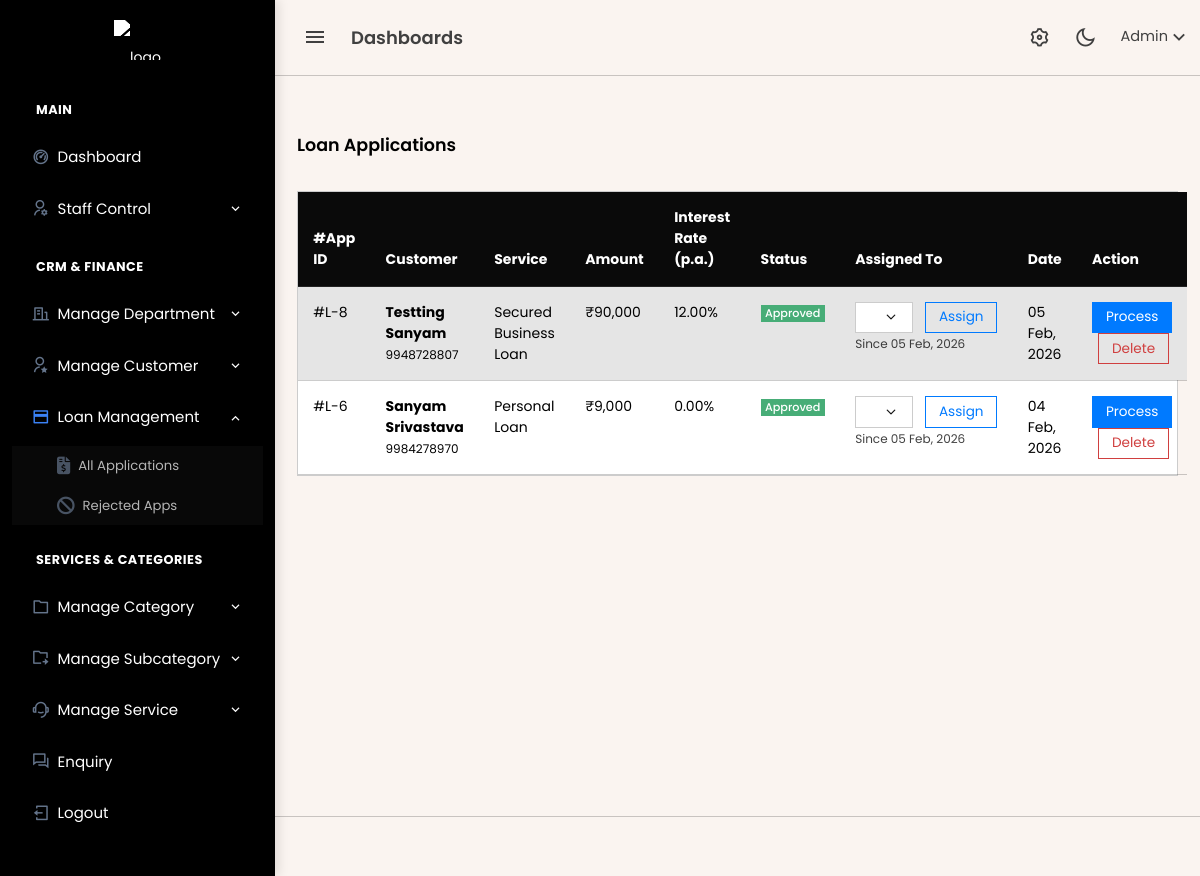
Page /admin/loan_applications.php (signed in) on the earlier database version.
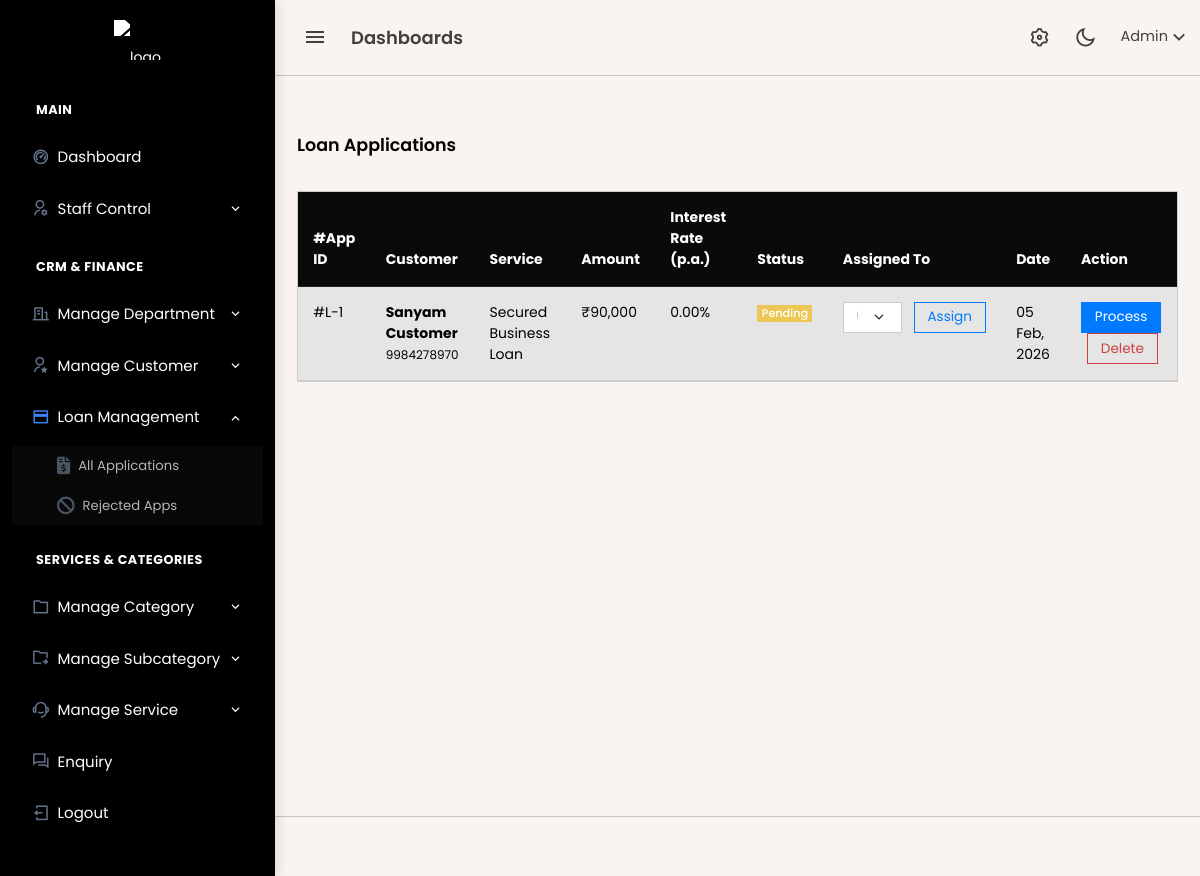
Same page on the later database version.
### tables this page shows
CREATE TABLE `loan_applications` (
  `id` bigint(20) UNSIGNED NOT NULL,
  `customer_id` bigint(20) UNSIGNED NOT NULL,
  `service_id` bigint(20) UNSIGNED NOT NULL,
  `assigned_staff_id` bigint(20) UNSIGNED DEFAULT NULL,
  `assigned_by` bigint(20) UNSIGNED DEFAULT NULL,
  `assigned_at` timestamp NULL DEFAULT NULL,
  `interest_rate` decimal(5,2) NOT NULL DEFAULT 0.00,
  `requested_amount` decimal(15,2) NOT NULL,
  `tenure_years` int(11) NOT NULL,
  `emi_amount` decimal(15,2) NOT NULL,
  `status` enum('pending','approved','rejected','disbursed') DEFAULT 'pending',
  `created_at` timestamp NOT NULL DEFAULT current_timestamp(),
  `rejection_note` text DEFAULT NULL
);

CREATE TABLE `customers` (
  `id` bigint(20) UNSIGNED NOT NULL,
  `full_name` varchar(255) NOT NULL,
  `email` varchar(255) NOT NULL,
  `phone` varchar(20) NOT NULL,
  `password` varchar(255) NOT NULL,
  `aadhaar_number` varchar(20) DEFAULT NULL,
  `status` enum('active','blocked') DEFAULT 'active',
  `created_at` timestamp NOT NULL DEFAULT current_timestamp(),
  `updated_at` timestamp NOT NULL DEFAULT current_timestamp() ON UPDATE current_timestamp()
);

CREATE TABLE `services` (
  `id` bigint(20) UNSIGNED NOT NULL,
  `category_id` bigint(20) UNSIGNED NOT NULL,
  `sub_category_id` bigint(20) UNSIGNED NOT NULL,
  `service_name` varchar(255) NOT NULL,
  `title` varchar(255) NOT NULL,
  `slug` varchar(255) NOT NULL,
  `short_description` text DEFAULT NULL,
  `long_description` longtext DEFAULT NULL,
  `hero_image` varchar(255) DEFAULT NULL,
  `created_at` timestamp NULL DEFAULT current_timestamp(),
  `updated_at` timestamp NULL DEFAULT current_timestamp() ON UPDATE current_timestamp()
);

CREATE TABLE `staff` (
  `id` bigint(20) UNSIGNED NOT NULL,
  `name` varchar(255) NOT NULL,
  `email` varchar(255) NOT NULL,
  `password` varchar(255) NOT NULL,
  `department_id` int(11) DEFAULT NULL,
  `created_by` bigint(20) UNSIGNED DEFAULT NULL,
  `status` enum('active','inactive') DEFAULT 'active',
  `created_at` timestamp NOT NULL DEFAULT current_timestamp(),
  `role_id` int(11) DEFAULT NULL
);

### admin/loan_applications.php (the view, shortened to what the changed rows need)
<?php
include 'header.php';
$staff_list = [];
$staff_res = mysqli_query($conn, "SELECT id, name FROM staff WHERE status='active' ORDER BY name");
while ($s = mysqli_fetch_assoc($staff_res)) {
    $staff_list[] = $s;
}
$query = "SELECT l.*, c.full_name, c.phone, s.service_name, st.name AS staff_name
          FROM loan_applications l
          JOIN customers c ON l.customer_id = c.id
          JOIN services s ON l.service_id = s.id
          LEFT JOIN staff st ON l.assigned_staff_id = st.id
          ORDER BY l.created_at DESC";
$result = mysqli_query($conn, $query);
?>
<div class="content-page">
    <div class="content">
        <div class="container-fluid pt-4">
            <div class="card">
                <div class="card-body p-0">
                    <table class="table table-striped mb-0">
                        <thead class="table-dark">
                            <tr>
                                <th>#App ID</th>
                                <th>Customer</th>
                                <th>Service</th>
                                <th>Amount</th>
                                <th>Interest Rate (p.a.)</th>
                                <th>Status</th>
                                <th>Assigned To</th>
                                <th>Date</th>
                                <th>Action</th>
                            </tr>
                        </thead>
                        <tbody>
                            <?php while ($row = mysqli_fetch_assoc($result)) { ?>
                                <tr>
                                    <td>#L-<?= $row['id'] ?></td>
                                    <td>
                                        <strong><?= htmlspecialchars($row['full_name']) ?></strong><br>
                                        <small><?= htmlspecialchars($row['phone']) ?></small>
                                    </td>
                                    <td><?= htmlspecialchars($row['service_name']) ?></td>
                                    <td>&#8377;<?= number_format($row['requested_amount']) ?></td>
                                    <td><?= number_format((float)$row['interest_rate'], 2) ?>%</td>
                                    <td>
                                        <?php
                                        $badges = [
                                            'pending' => 'bg-warning',
                                            'approved' => 'bg-success',
                                            'rejected' => 'bg-danger',
                                            'disbursed' => 'bg-info'
                                        ];
                                        ?>
                                        <span class="badge <?= $badges[$row['status']] ?>"><?= ucfirst($row['status']) ?></span>
                                    </td>
                                    <td>
                                        <form action="db/loan_handler.php" method="POST" class="d-flex gap-2 align-items-center">
                                            <select name="staff_id" class="form-select form-select-sm">
                                                <option value="0">Unassigned</option>
                                                <?php foreach ($staff_list as $staff) { ?>
                                                    <option value="<?= $staff['id'] ?>" <?= ($row['assigned_staff_id'] == $staff['id']) ? 'selected' : '' ?>>
                                                        <?= htmlspecialchars($staff['name']) ?>
                                                    </option>
                                                <?php } ?>
                                            </select>
                                            <button class="btn btn-sm btn-outline-primary">Assign</button>
                                        </form>
                                        <?php if (!empty($row['assigned_at'])) { ?>
                                            <small class="text-muted">Since <?= date('d M, Y', strtotime($row['assigned_at'])) ?></small>
                                        <?php } ?>
                                    </td>
                                    <td><?= date('d M, Y', strtotime($row['created_at'])) ?></td>
                                    <td>
                                        <a href="loan_view.php?id=<?= $row['id'] ?>" class="btn btn-sm btn-primary">Process</a>
                                        <form action="db/loan_handler.php" method="POST" class="d-inline-block ms-1" onsubmit="return confirm('Delete this loan application? This will also remove its documents.');">
                                            <button type="submit" class="btn btn-sm btn-outline-danger">Delete</button>
                                        </form>
                                    </td>
                                </tr>
                            <?php } ?>
                        </tbody>
                    </table>
                </div>
            </div>
        </div>
    </div>
</div>
<?php include 'footer.php'; ?>

Differences in the rows shown:
removed loan_applications: id "8", customer.full_name "Testting Sanyam", customer.phone "9948728807", service.service_name "Secured Business Loan", requested_amount "90,000", interest_rate "12.00", status "Approved", staff_id "Sanyam", assigned_at "05 Feb, 2026", created_at "05 Feb, 2026"
removed loan_applications: id "6", customer.full_name "Sanyam Srivastava", customer.phone "9984278970", service.service_name "Personal Loan", requested_amount "9,000", interest_rate "0.00", status "Approved", staff_id "Sanyam", assigned_at "05 Feb, 2026", created_at "04 Feb, 2026"
added loan_applications: id "1", customer.full_name "Sanyam Customer", customer.phone "9984278970", service.service_name "Secured Business Loan", requested_amount "90,000", interest_rate "0.00", status "Pending", created_at "05 Feb, 2026"
